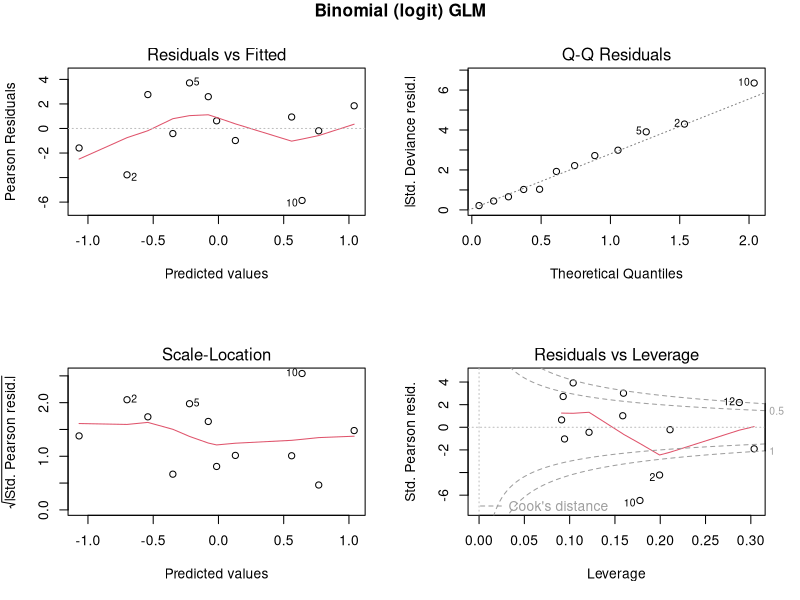
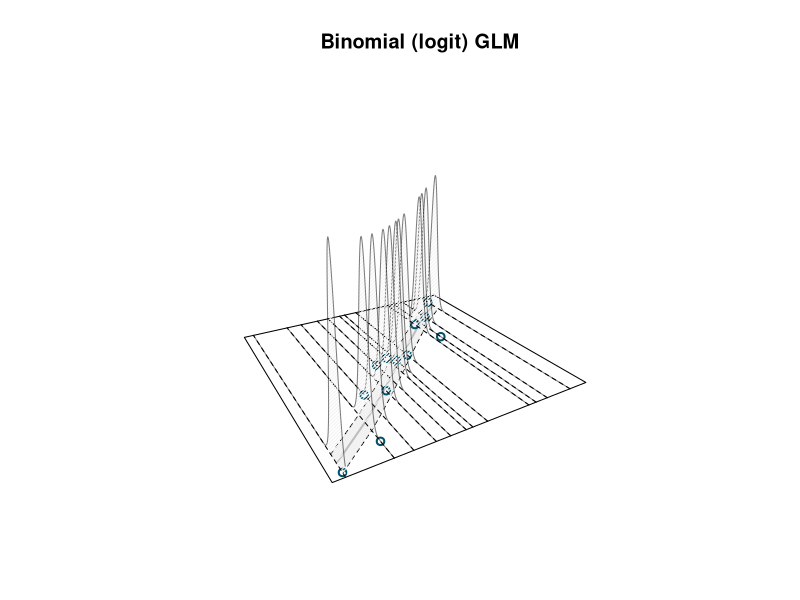

Source code (R) for these figures, in order:
icecream <- data.frame(
  temp=c(11.9, 14.2, 15.2, 16.4, 17.2, 18.1, 
         18.5, 19.4, 22.1, 22.6, 23.4, 25.1),
  units=c(185L, 215L, 332L, 325L, 408L, 421L, 
          406L, 412L, 522L, 445L, 544L, 614L)
)

glmModelPlot <- function(x, y, xlim,ylim, meanPred,  LwPred, UpPred, 
                         plotData, main=NULL){
  ## Based on code by Arthur Charpentier:
  ## http://freakonometrics.hypotheses.org/9593
  par(mfrow=c(1,1))
  n <- 2
  N <- length(meanPred)
  zMax <- max(unlist(sapply(plotData, "[[", "z")))*1.5
  mat <- persp(xlim, ylim, matrix(0, n, n), main=main,
               zlim=c(0, zMax), theta=-30, 
               ticktype="detailed",box=FALSE)
  C <- trans3d(x, UpPred, rep(0, N),mat)
  lines(C, lty=2)
  C <- trans3d(x, LwPred, rep(0, N), mat)
  lines(C, lty=2)
  C <- trans3d(c(x, rev(x)), c(UpPred, rev(LwPred)),
               rep(0, 2*N), mat)
  polygon(C, border=NA, col=adjustcolor("gray90", alpha.f = 0.5))
  C <- trans3d(x, meanPred, rep(0, N), mat)
  lines(C, lwd=2, col="grey")
  C <- trans3d(x, y, rep(0,N), mat)
  points(C, lwd=2, col="#00526D")
  for(j in N:1){
    xp <- plotData[[j]]$x
    yp <- plotData[[j]]$y
    z0 <- plotData[[j]]$z0
    zp <- plotData[[j]]$z
    C <- trans3d(c(xp, xp), c(yp, rev(yp)), c(zp, z0), mat)
    polygon(C, border=NA, col="gray95", density=40)
    C <- trans3d(xp, yp, z0, mat)
    lines(C, lty=2)
    C <- trans3d(xp, yp, zp, mat)
    lines(C, col=adjustcolor("black", alpha.f = 0.5))
  }
}

market.size <- 800
icecream$opportunity <- market.size - icecream$units

xlim <- c(min(icecream$temp)*0.95, max(icecream$temp)*1.05)
ylim <- c(floor(min(icecream$units)*0.95),
          ceiling(max(icecream$units)*1.05))


bin.glm <- glm(cbind(units, opportunity) ~ temp, data=icecream, 
               family=binomial(link = "logit"))
par(mfrow=c(2,2))
plot(bin.glm)
title(outer=TRUE, line = -1,
      main = list("Binomial (logit) GLM", 
                  cex=1.25,col="black", font=2)) 

meanProb <- predict(bin.glm, type="response")
meanPred <- meanProb*market.size
UpPred <- qbinom(.95, market.size, meanProb)
LwPred <- qbinom(.05, market.size, meanProb)

plotData <- lapply(
  seq(along=icecream$temp),
  function(i){
    y = ylim[1]:ylim[2]
    x = rep(icecream$temp[i], length(y))
    z0 = rep(0, length(y))
    z = dbinom(y, market.size, meanProb[i])
    return(list(x=x, y=y, z0=z0, z=z))
  }
)

glmModelPlot(x = icecream$temp, y=icecream$units,
             xlim=xlim, ylim=ylim,
             meanPred = meanPred, LwPred = LwPred,
             UpPred = UpPred, plotData = plotData,
             main = "Binomial (logit) GLM")